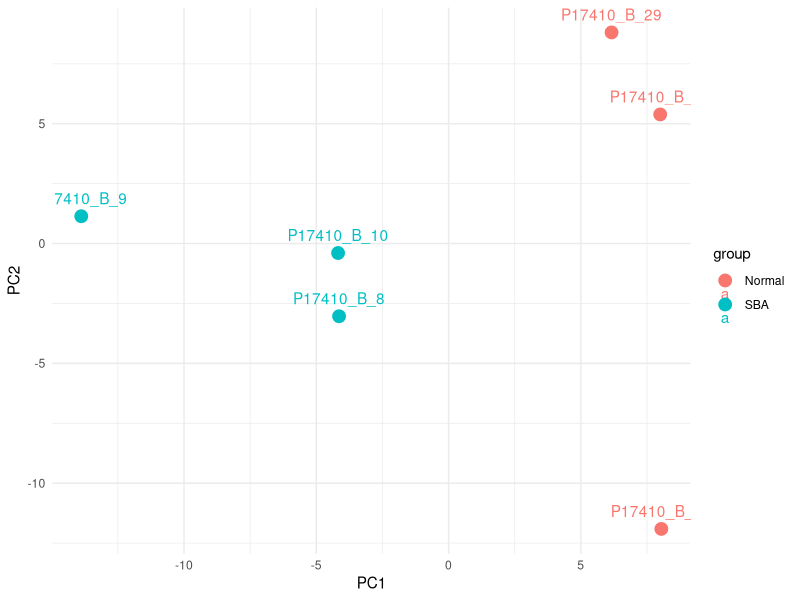

Here is the R script that generated this plot:
library(tidyverse) #load required packages
library(ggplot2) 


#read knn-imputed matrix
proteome_knn_imputed <- read.csv(
  "data/processed/02_proteome_lfq_log2_knn_imputed.csv",
  row.names = 1,
  check.names = FALSE  
)

#read sample's metadata
metadata <- read.delim(
  "data/metadata/proteome_metadata.tsv",
  stringsAsFactors = FALSE
)

 #put metadata rows in the same order as matrix columns
metadata <- metadata[match(colnames(proteome_knn_imputed), metadata$sample), ]

#preparing for pca
pca <- prcomp(t(proteome_knn_imputed))
pca_data <- data.frame(
  sample = metadata$sample,
  group = metadata$group,
  PC1 = pca$x[, 1],
  PC2 = pca$x[, 2]
)

#plot
plot_pca <- ggplot(pca_data, aes(x = PC1, y = PC2, color = group)) +
  geom_point(size = 4) +
  geom_text(aes(label = sample), vjust = -1) +
  theme_minimal()

ggsave(
  "results/figures/03_proteome_PCA.jpeg",
  plot_pca,
  width = 8,
  height = 6,
  dpi = 600
)
